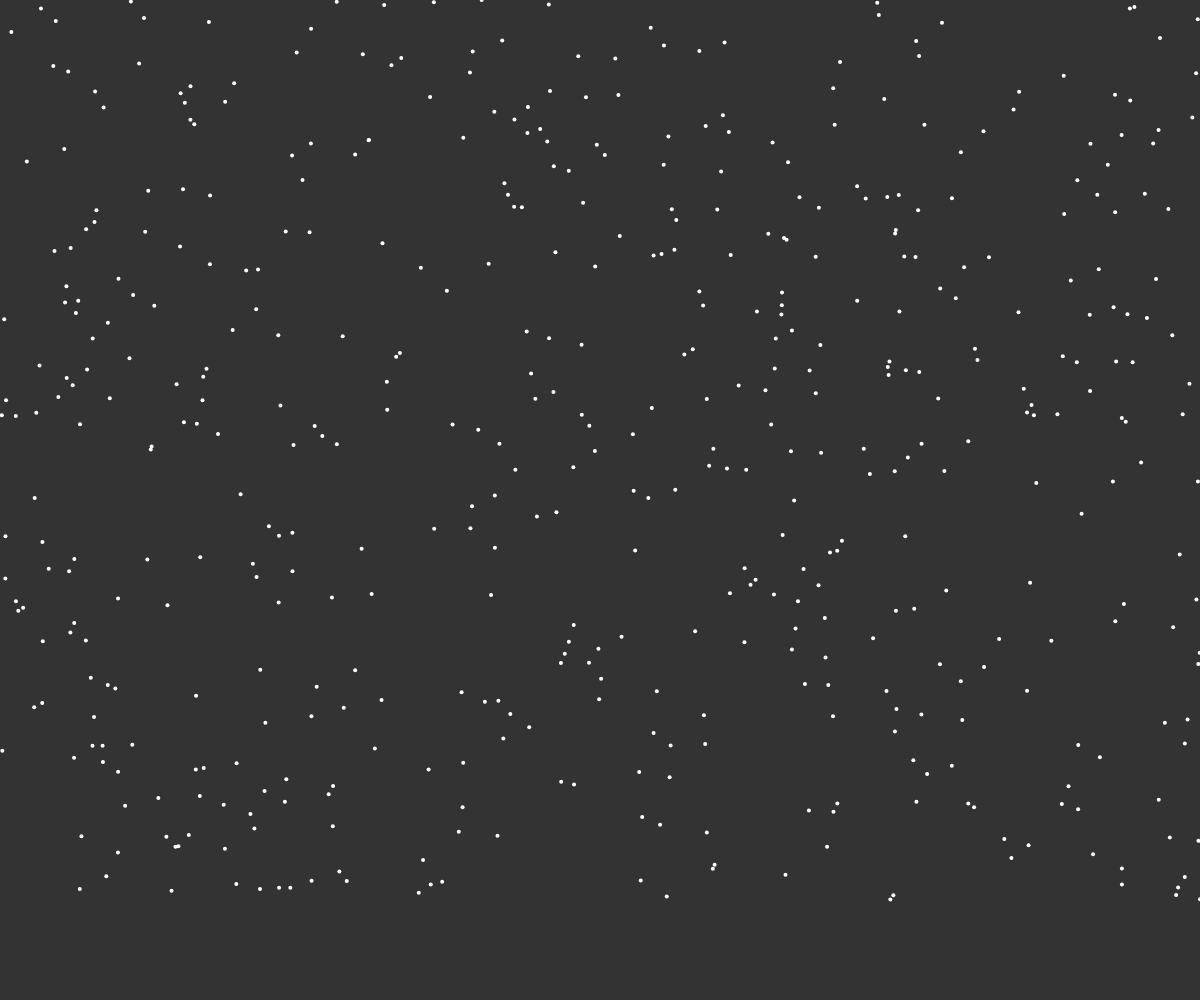
Frame 1 (no input)
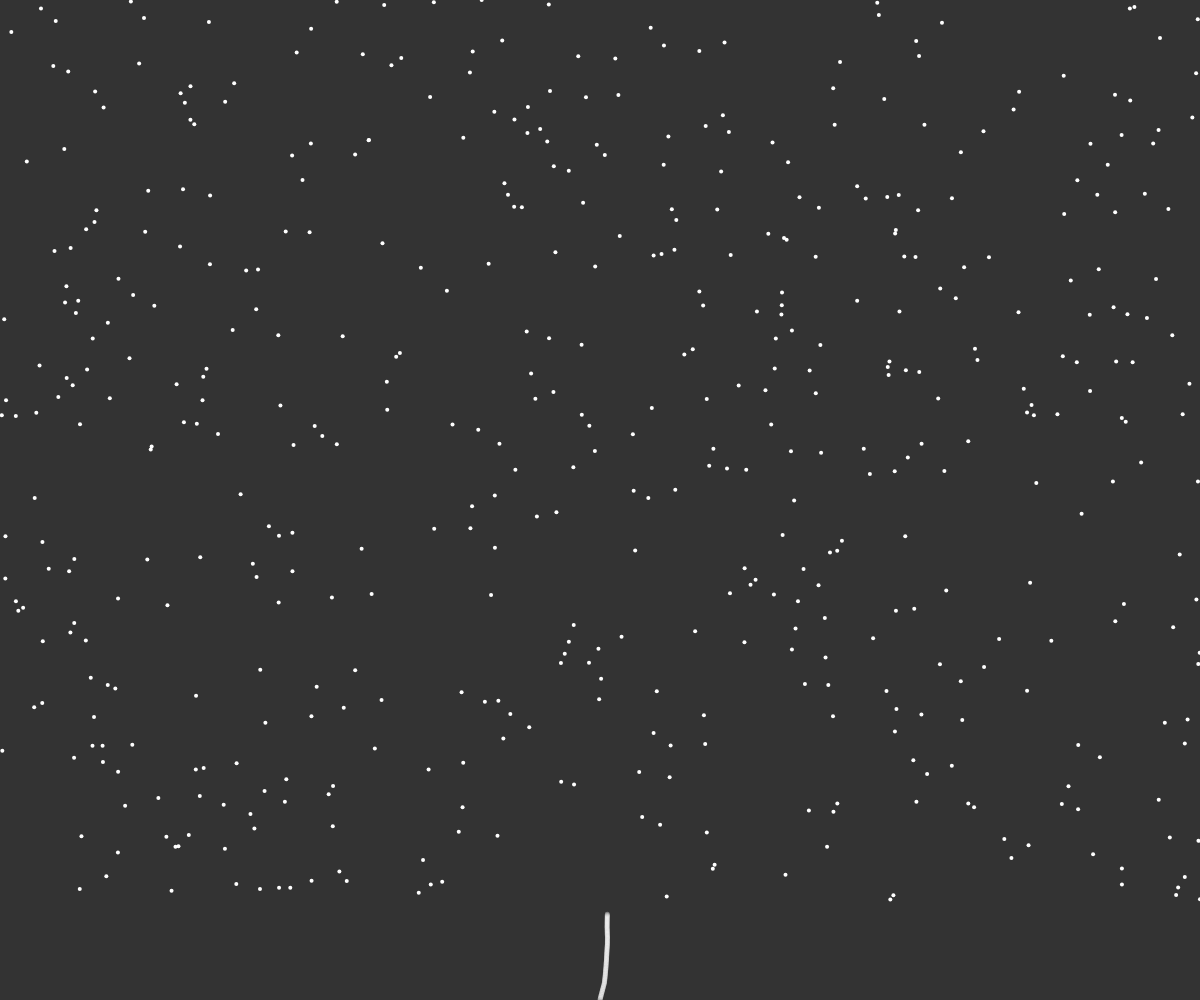
Frame 60 (no input)
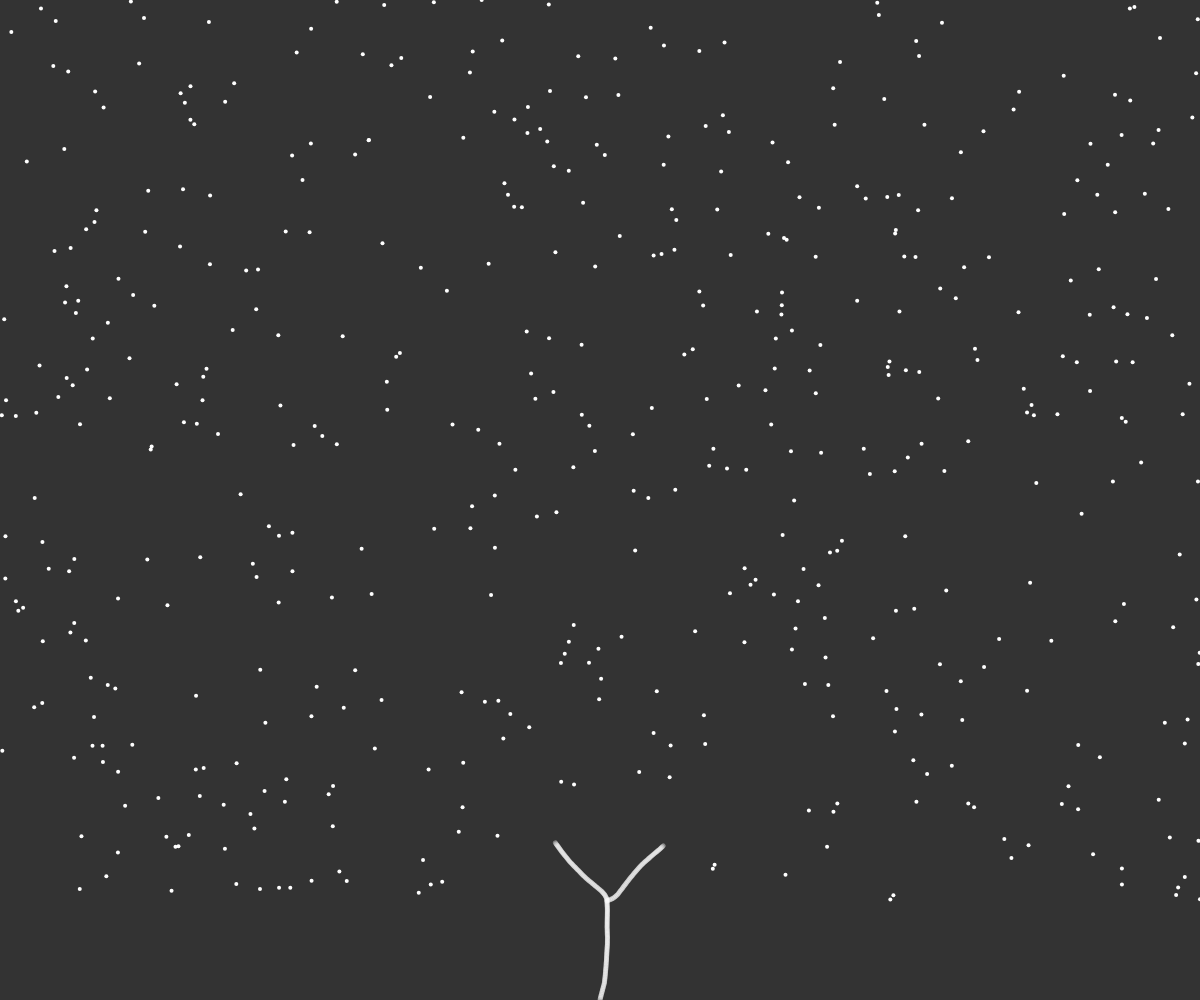
Frame 120 (the mouse pressed at the canvas centre since frame 60)

The p5.js sketch that drew these frames (run headless with seeded random() and noise() and a simulated clock; from frame 60 on, the mouse is pressed at the canvas centre):

// p5.js sketch
// ── sketch.js

var tree;
var max_dist = 200;
var min_dist = 50;

function setup() {
    createCanvas(windowWidth, windowHeight);
    tree = new Tree();
}


function draw() {
    background(51);
    tree.show();
    tree.grow();
    // noLoop();
}

// ── branch.js
/* oggetto ramo colllega due foglie */

function Branch(parent, pos, dir) {
    this.pos = pos;
    this.parent = parent;
    this.dir = dir;
    this.originDir = this.dir.copy();
    this.count = 0;
    this.len = 2;

    this.reset = function() {
        this.dir = this.originDir.copy();
        this.count = 0;
    }

    this.next = function() {
        /* se in tree.js non ci sono due foglie ad una distanza minore della max_dist
        allora viene creati un nuovo ramo e replicato */
        var nextDir = p5.Vector.mult(this.dir, this.len);
        var nextPos = p5.Vector.add(this.pos, nextDir);
        var nextBranch = new Branch(this, nextPos, this.dir.copy());
        return nextBranch;
    }

    this.show = function() {
        if (parent != null) {
            stroke(255,255,255,100);
            strokeWeight(5);
            line(this.pos.x, this.pos.y, this.parent.pos.x, this.parent.pos.y);
        }
    }
}

// ── leaf.js
/*oggetto foglia le foglie collegano i segmenti dei rami*/
function Leaf() {
    this.pos = createVector(random(width), random(height - 100));
    this.reached = false;
    this.show = function() {
        fill(255);
        noStroke();
        ellipse(this.pos.x, this.pos.y, 4, 4);
    }
}

// ── tree.js
function Tree() {
    /* oggetto albero che contiene un array di foglie e rami */
    this.leaves = [];
    this.branches = [];

    for (var i = 0; i < 500; i++) { //creata una popolazione di foglie
        this.leaves.push(new Leaf());
    }

    /* creata la radice di partenza con 2 vettori uno direzione verso l'alto e
    un altro di posizione al centro del canvas */

    var pos = createVector(width / 2, height); //X
    var dir = createVector(0, -1);
    var root = new Branch(null, pos, dir);
    this.branches.push(root); //viene aggiunta la root all'array di rami

    /* viene cercata una foglia in tutto l'array leaves, con la distanza fra il
    vettore di posizione della radice e il vettore di posizione foglia minore
    della max_dist. Quindi viene aggiornata la variabile booleana found
     */
    var current = root;
    var found = false;
    while (!found) {
        for (var i = 0; i < this.leaves.length; i++) {
            var d = p5.Vector.dist(current.pos, this.leaves[i].pos)
            if (d < max_dist) {
                found = true;
            }
        }
    }

    /*se found e false allora richiama la funzione del branch .next() e prolungo
    il ramo verso la direzione precedente*/
    if (!found) {
        var branch = current.next();
        current = branch;
        this.branches.push(current);
    }

    this.grow = function() {
        for (var i = 0; i < this.leaves.length; i++) {
            var leaf = this.leaves[i];
            var closestBranch = null;
            var record = 100000000;
            for (var j = 0; j < this.branches.length; j++) {
                var branch = this.branches[j];
                var d = p5.Vector.dist(leaf.pos, branch.pos);
                if (d < min_dist) {
                    leaf.reached = true;
                    closestBranch = null;
                    break;
                } else if (d > max_dist) {

                } else if (closestBranch == null || d < record) {
                    closestBranch = branch;
                    record = d;
                }
            }

            if (closestBranch != null) {
                var newDir = p5.Vector.sub(leaf.pos, closestBranch.pos);
                newDir.normalize();
                closestBranch.dir.add(newDir);
                closestBranch.count++;
            }
        }

        for (var i = this.leaves.length - 1; i >= 0; i--) {
            if (this.leaves[i].reached) {
                this.leaves.splice(i, 1);
            }
        }

        for (var i = this.branches.length - 1; i >= 0; i--) {
            var branch = this.branches[i];
            if (branch.count > 0) {
                branch.dir.div(branch.count+1);
                this.branches.push(branch.next());
                // var newPos = p5.Vector.add(branch.pos, branch.dir); //X
                // var newBranch = new Branch(branch, newPos, branch.dir.copy());
                // this.branches.push(newBranch);
            }
            branch.reset();
        }
    }
    this.show = function() {
        for (var i = 0; i < this.leaves.length; i++) {
            this.leaves[i].show();
        }

        for (var i = 0; i < this.branches.length; i++) {
            this.branches[i].show();
        }

    }

}
